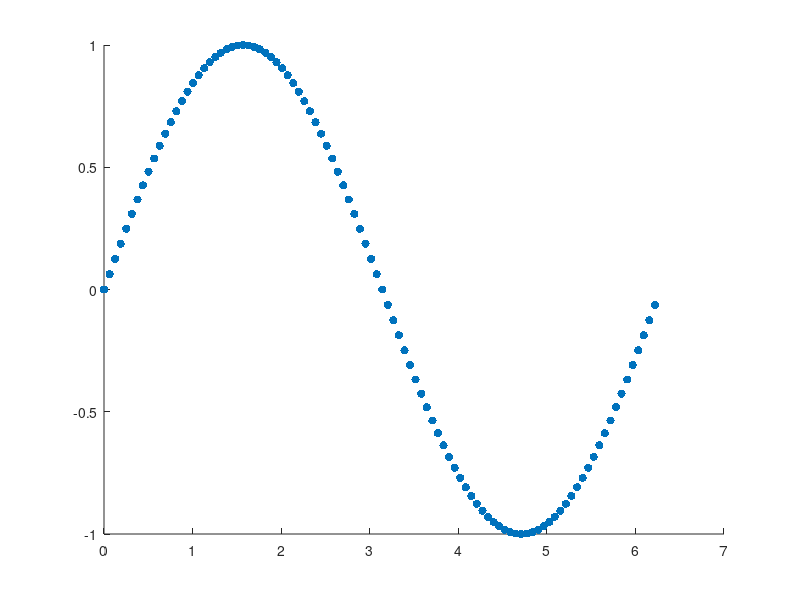
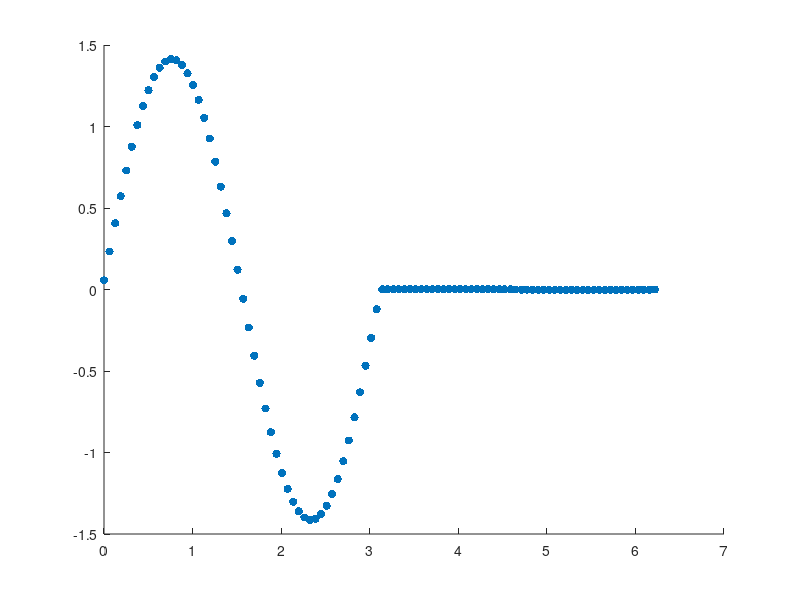

MATLAB code for these plots, in order:
%% Daubechies 4 Wavelets
%% Setup
clear, clc
totalpts = 100;
incr = 2*pi/totalpts;
%% Input Sine wave function (f = 1Hz, A = 1)
for i=1:totalpts
    t(i) = (i-1)*incr;         % time increments of pi/10
    sinewave(i) = sin(t(i));
end

figure(1)
scatter(t,sinewave,'filled')

%% Daubechies transform, level 1
% Trend Subsignal
alp1 = (1+sqrt(3))/(4*sqrt(2));
alp2 = (3+sqrt(3))/(4*sqrt(2));
alp3 = (3-sqrt(3))/(4*sqrt(2));
alp4 = (1-sqrt(3))/(4*sqrt(2));

bet1 = (1-sqrt(3))/(4*sqrt(2));
bet2 = (sqrt(3)-3)/(4*sqrt(2));
bet3 = (3+sqrt(3))/(4*sqrt(2));
bet4 = (-1-sqrt(3))/(4*sqrt(2));

% Define Daub4 scaling signal
Vm = zeros(1,totalpts);
Vm(1) = alp1; Vm(2) = alp2; Vm(3) = alp3; Vm(4) = alp4;

% Calculate Trend Subsignal
a1 = zeros(1,totalpts/2);
for i=1:totalpts/2
    Vm
    a1(i) = dot(sinewave,Vm);
    Vm = circshift(Vm,[0,2]);       % circularly shift the array
end

% Define Daub4 wavelets
Wm = zeros(1,totalpts);
Wm(1) = bet1; Wm(2) = bet2; Wm(3) = bet3; Wm(4) = bet4;

% Calculate Fluctuation Subsignal
d1 = zeros(1,totalpts/2);
for i=1:totalpts/2
    d1(i) = dot(sinewave,Wm);
    Wm = circshift(Wm,[0,2]);
end

daub4Transform1 = [a1 d1];

figure(2)
scatter(t,daub4Transform1,'filled')